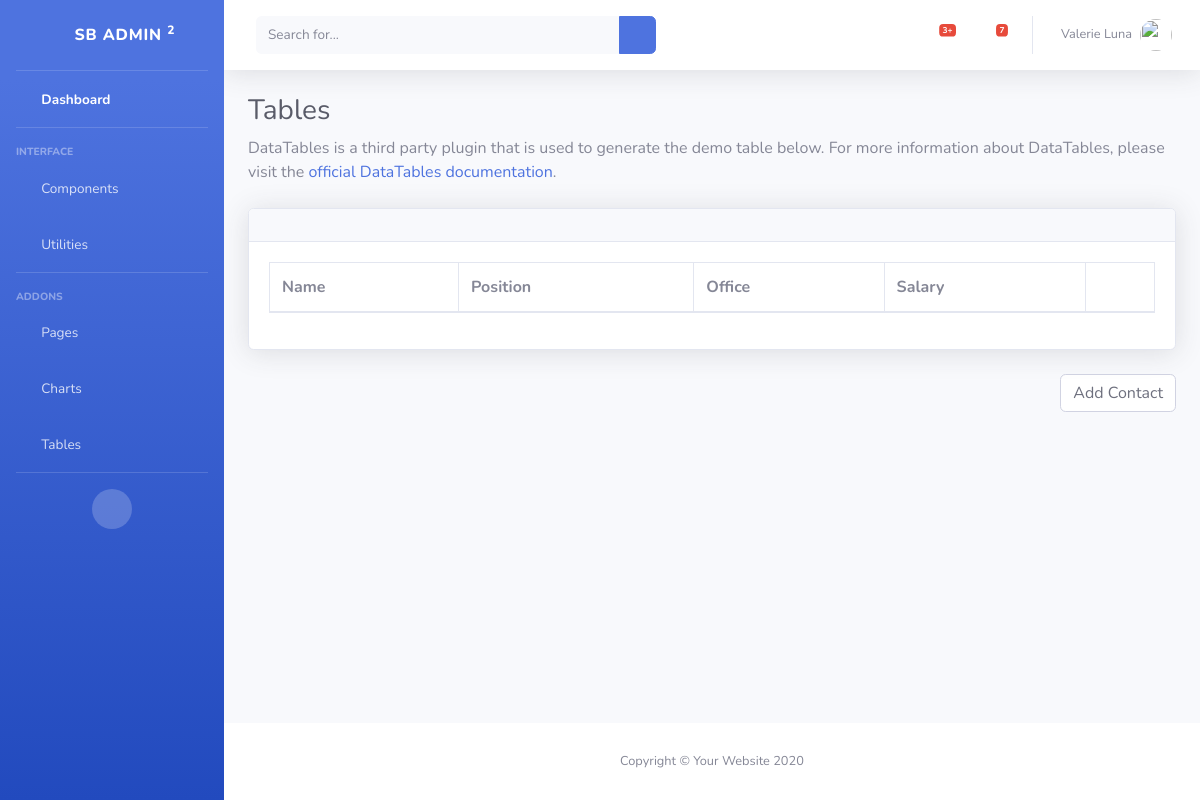
/contact_list, run on an earlier commit of the app's database.
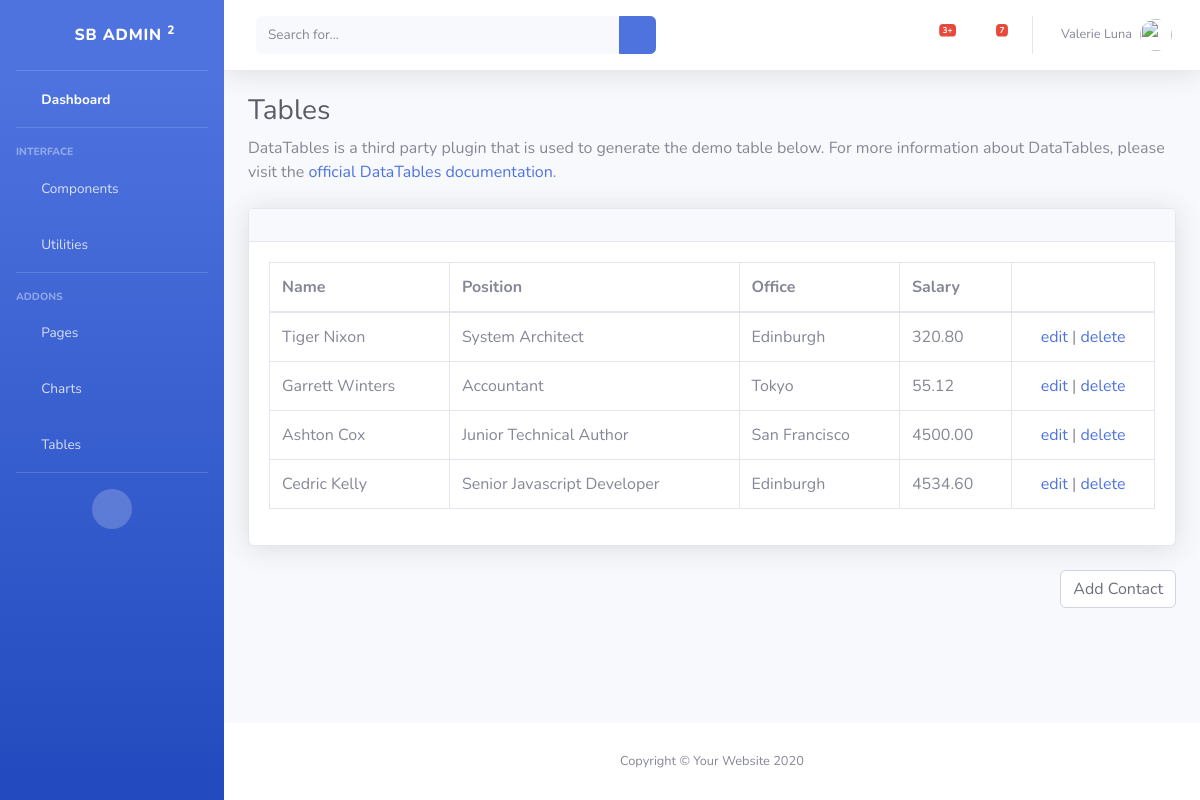
And on a later commit of the database.
### home/models.py (models this page shows, shortened)
class Contact(models.Model):
    full_name = models.CharField(max_length = 50)
    position = models.CharField(max_length = 50)
    office = models.CharField(max_length = 50)
    salary = models.DecimalField(max_digits=6, decimal_places=2, default=0.00)
    class Meta:
        verbose_name = "contact"
        verbose_name_plural = "contacts"

### home/views.py (the view)
# urls.py: path('contact_list', views.ContactList.as_view(), name='contact_list'),
class ContactList(ListView):
	template_name = "home/contact.html"
	model = Contact

### templates/home/contact.html (shortened to what this page needs)
{% extends 'base.html' %}
{% load static %}
{% block content %}
       <div id="content-wrapper" class="d-flex flex-column">
        <div id="content">
          <nav class="navbar navbar-expand navbar-light bg-white topbar mb-4 static-top shadow">
            <form class="d-none d-sm-inline-block form-inline mr-auto ml-md-3 my-2 my-md-0 mw-100 navbar-search">
              <div class="input-group">
                <input type="text" class="form-control bg-light border-0 small" placeholder="Search for..." aria-label="Search" aria-describedby="basic-addon2">
                <div class="input-group-append">
                  <button class="btn btn-primary" type="button">
                    <i class="fas fa-search fa-sm"></i>
                  </button>
                </div>
              </div>
            </form>
            <ul class="navbar-nav ml-auto">
              <li class="nav-item dropdown no-arrow mx-1">
                <a class="nav-link dropdown-toggle" href="#" id="alertsDropdown" role="button" data-toggle="dropdown" aria-haspopup="true" aria-expanded="false">
                  <i class="fas fa-bell fa-fw"></i>
                  <span class="badge badge-danger badge-counter">3+</span>
                </a>
              </li>
              <li class="nav-item dropdown no-arrow mx-1">
                <a class="nav-link dropdown-toggle" href="#" id="messagesDropdown" role="button" data-toggle="dropdown" aria-haspopup="true" aria-expanded="false">
                  <i class="fas fa-envelope fa-fw"></i>
                  <span class="badge badge-danger badge-counter">7</span>
                </a>
              </li>
              <li class="nav-item dropdown no-arrow">
                <a class="nav-link dropdown-toggle" href="#" id="userDropdown" role="button" data-toggle="dropdown" aria-haspopup="true" aria-expanded="false">
                  <span class="mr-2 d-none d-lg-inline text-gray-600 small">Valerie Luna</span>
                  <img class="img-profile rounded-circle" src="https://source.unsplash.com/QAB-WJcbgJk/60x60">
                </a>
              </li>
            </ul>
          </nav>
          <div class="container-fluid">
            <h1 class="h3 mb-2 text-gray-800">Tables</h1>
            <p class="mb-4">DataTables is a third party plugin that is used to generate the demo table below. For more information about DataTables, please visit the <a target="_blank" href="https://datatables.net">official DataTables documentation</a>.</p>
            <div class="card shadow mb-4">
              <div class="card-header py-3">
              </div>
              <div class="card-body">
                <div class="table-responsive">
                  <table class="table table-bordered" id="dataTable" width="100%" cellspacing="0">
                    <thead>
                      <tr>
                        <th>Name</th>
                        <th>Position</th>
                        <th>Office</th>
                        <th>Salary</th>
                        <th></th>
                      </tr>
                    </thead>
                    <tbody>
                      {% for item in object_list%}
                      <tr>
                        <td>{{item.full_name}}</td>
                        <td>{{item.position}}</td>
                        <td>{{item.office}}</td>
                        <td>{{item.salary}}</td>
                        <td style="text-align: center;">
                          <a  href="{% url 'home:contact_update'  pk=item.id  %}">edit</a> |
                          <a  href="{% url 'home:contact_delete'  pk=item.id  %}">delete</a>
                          </td>
                      </tr>
                      {% endfor%}
                    </tbody>
                  </table>
                </div>
              </div>
            </div>
           <div  style="float: right;">
            <a  type="button" class="form-control" href="{% url 'home:contact_create'%}">Add Contact</a>
            <br>
          </div>
          </div>
        </div>
        <footer class="sticky-footer bg-white">
          <div class="container my-auto">
            <div class="copyright text-center my-auto">
              <span>Copyright &copy; Your Website 2020</span>
            </div>
          </div>
        </footer>
      </div>
{% endblock %}

### templates/base.html (shortened to what this page needs)
<!DOCTYPE html>
{% load static %}
<html lang="en">
    <head>
      <link href="{%static 'vendor/fontawesome-free/css/all.min.css' %}" rel="stylesheet" type="text/css">
      <link href="{%static 'css/sb-admin-2.min.css' %}" rel="stylesheet">
</head>
    <body id="page-top">
  <div id="wrapper">
{% include 'navbar.html' %}
      {%block content%}
      {%endblock%}
</div>
</body>
</html>

### templates/navbar.html (shortened to what this page needs)
{% load static %}
    <ul class="navbar-nav bg-gradient-primary sidebar sidebar-dark accordion" id="accordionSidebar">
      <a class="sidebar-brand d-flex align-items-center justify-content-center" href="{% url 'home:home' %}">
        <div class="sidebar-brand-icon rotate-n-15">
          <i class="fas fa-laugh-wink"></i>
        </div>
        <div class="sidebar-brand-text mx-3">SB Admin <sup>2</sup></div>
      </a>
      <hr class="sidebar-divider my-0">
      <li class="nav-item active">
        <a class="nav-link" href="{% url 'home:home' %}">
          <i class="fas fa-fw fa-tachometer-alt"></i>
          <span>Dashboard</span></a>
      </li>
      <hr class="sidebar-divider">
      <div class="sidebar-heading">
        Interface
      </div>
      <li class="nav-item">
        <a class="nav-link collapsed" href="#" data-toggle="collapse" data-target="#collapseTwo" aria-expanded="true" aria-controls="collapseTwo">
          <i class="fas fa-fw fa-cog"></i>
          <span>Components</span>
        </a>
      </li>
      <li class="nav-item">
        <a class="nav-link collapsed" href="#" data-toggle="collapse" data-target="#collapseUtilities" aria-expanded="true" aria-controls="collapseUtilities">
          <i class="fas fa-fw fa-wrench"></i>
          <span>Utilities</span>
        </a>
      </li>
      <hr class="sidebar-divider">
      <div class="sidebar-heading">
        Addons
      </div>
      <li class="nav-item">
        <a class="nav-link collapsed" href="#" data-toggle="collapse" data-target="#collapsePages" aria-expanded="true" aria-controls="collapsePages">
          <i class="fas fa-fw fa-folder"></i>
          <span>Pages</span>
        </a>
      </li>
      <li class="nav-item">
        <a class="nav-link" href="{% url 'home:chart' %}">
          <i class="fas fa-fw fa-chart-area"></i>
          <span>Charts</span></a>
      </li>
      <li class="nav-item">
        <a class="nav-link" href="{% url 'home:contact_list'%}">
          <i class="fas fa-fw fa-table"></i>
          <span>Tables</span></a>
      </li>
      <hr class="sidebar-divider d-none d-md-block">
      <div class="text-center d-none d-md-inline">
        <button class="rounded-circle border-0" id="sidebarToggle"></button>
      </div>
    </ul>

What changed in the data, as far as the page shows it:
added Contact: full_name "Tiger Nixon", position "System Architect", office "Edinburgh", salary "320.80"
added Contact: full_name "Garrett Winters", position "Accountant", office "Tokyo", salary "55.12"
added Contact: full_name "Ashton Cox", position "Junior Technical Author", office "San Francisco", salary "4500.00"
added Contact: full_name "Cedric Kelly", position "Senior Javascript Developer", office "Edinburgh", salary "4534.60"
